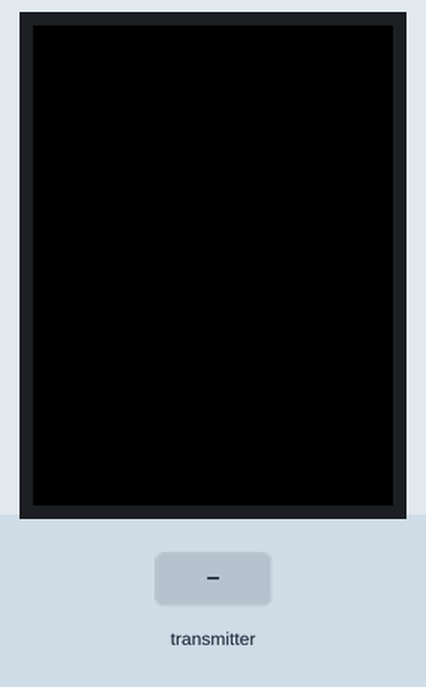
A sketch run on a simulated ESP32. Shown: 240×320 colour display. Inputs (shaded band) come from the test bench. What the sketch prints to the serial monitor is not drawn.

Above: at 1.3 s.
1.4 s: the transmitter starts sending userName = 0
At 4.1 s:
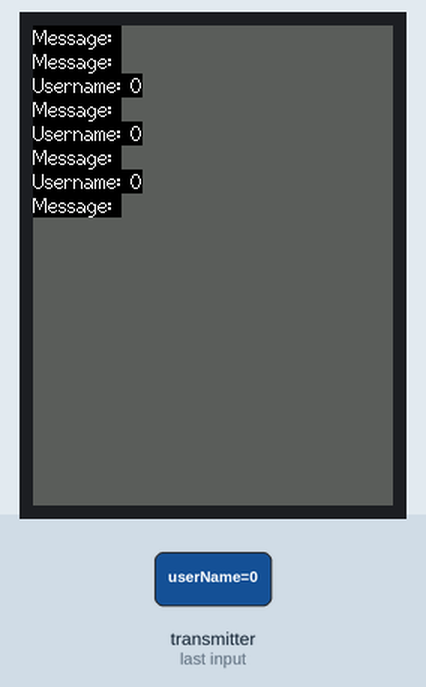
4.4 s: the transmitter starts sending message = 0
At 4.8 s:
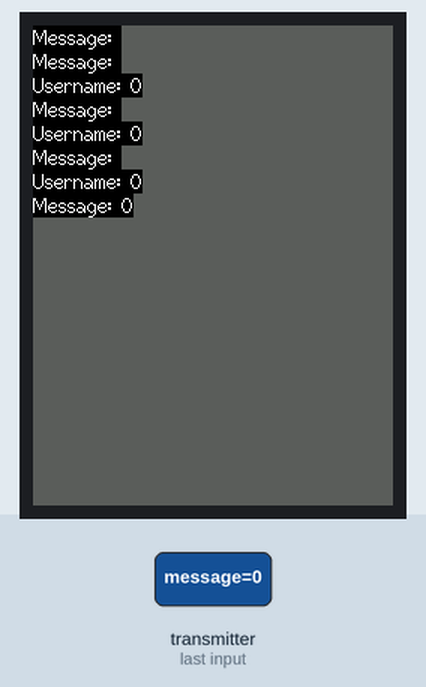
6.4 s: the transmitter starts sending userName = 1
At 8.2 s:
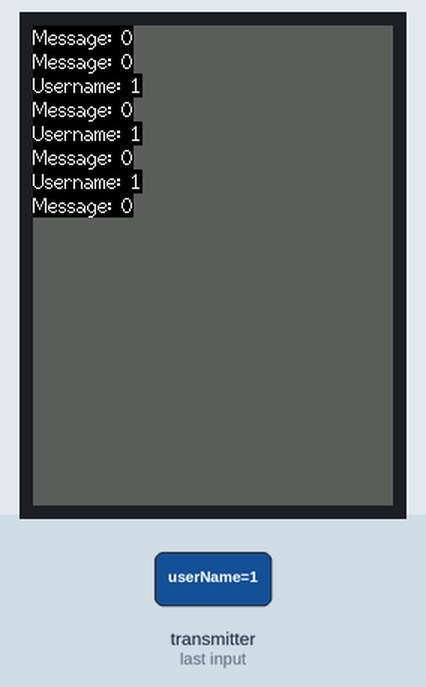
8.4 s: the transmitter starts sending message = 1
At 11.9 s:
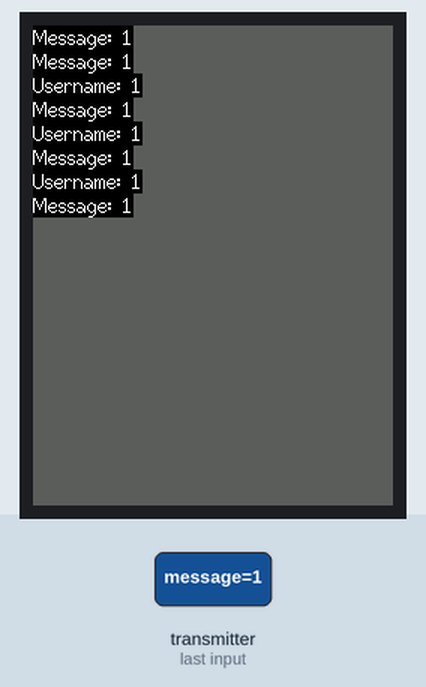
Timing chart, 0 to 13.4 s (numbered marks = the images above; inputs shaded):
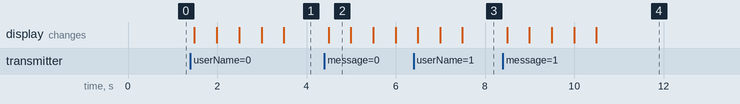

The sketch:

ESPNOW_ONSCREEN.ino
```cpp
/*
 Test the tft.print() viz. embedded tft.write() function

 This sketch used font 2, 4, 7

 Make sure all the display driver and pin connections are correct by
 editing the User_Setup.h file in the TFT_eSPI library folder.

 #########################################################################
 ###### DON'T FORGET TO UPDATE THE User_Setup.h FILE IN THE LIBRARY ######
 #########################################################################
 */


#include <TFT_eSPI.h> // Graphics and font library for ILI9341 driver chip
#include <SPI.h>
#include <esp_now.h>
#include <WiFi.h>
#include <vector>
#include <List.hpp>

// REPLACE WITH THE MAC Address of your receiver
uint8_t broadcastAddress[] = {0xFF, 0xFF, 0xFF, 0xFF, 0xFF, 0xFF};

//Structure example to send data
//Must match the receiver structure
typedef struct struct_message {
    char userName[ 50 ];
    char message[ 150 ] = "";
} struct_message;

// Create a struct_message called BME280Readings to hold sensor readings
struct_message incomingMessage;

// Create a struct_message to hold incoming sensor readings
struct_message sendedMessage;

esp_now_peer_info_t peerInfo;

void OnDataSent(const uint8_t *mac_addr, esp_now_send_status_t status) {
  Serial.print("\r\nLast Packet Send Status:\t");
  Serial.println(status == ESP_NOW_SEND_SUCCESS ? "Delivery Success" : "Delivery Fail");
}

#define TFT_GREY 0x5AEB // New colour

TFT_eSPI tft = TFT_eSPI();  // Invoke library

// number of items in an array
#define NUMITEMS(arg) ((unsigned int) (sizeof (arg) / sizeof (arg [0])))

template< typename T, size_t N > size_t ArraySize (T (&) [N]){ return N; }

List< String > lastMessages;

// Callback when data is received
void OnDataRecv(const uint8_t * mac, const uint8_t *incomingData, int len) {
  memcpy(&incomingMessage, incomingData, len);

  String bannedUsers[] = { "Kacper Wrona",
                           "Jakub Zurek",
                           "Sienkowski" };

  bool x = true;
  for( int i = 0; i < NUMITEMS( bannedUsers ); i++ )
  {
      if( incomingMessage.userName == bannedUsers[ i ] )
      {
          x = false;
      }
  }

  if( x == true )
  {
      int x = lastMessages.getSize();

      if( x == 8 )
      {
          lastMessages.remove( 0 );
          lastMessages.remove( 1 );

          lastMessages.add( "Username: " + String( incomingMessage.userName ) );
          lastMessages.add( "Message: " + String( incomingMessage.message ) );
      }
      else
      {
          lastMessages.add( "Username: " + String( incomingMessage.userName ) );
          lastMessages.add( "Message: " + String( incomingMessage.message ) );
      }

      tft.fillScreen(TFT_GREY);
      tft.setCursor(0, 0, 10);
      Serial.print("Bytes received: ");
      Serial.println(len);
      Serial.print( "Username: " + String( incomingMessage.userName ) );
      Serial.print( " | " );
      Serial.print( "Message: " + String( incomingMessage.message ) );
      Serial.println();

      for( int i = 0; i < lastMessages.getSize(); i += 2 )
      {
          tft.setTextFont(2);
          tft.setTextColor(TFT_WHITE,TFT_BLACK);
          tft.println( lastMessages[ i ] );
          tft.println( lastMessages[ i + 1 ] );
      }
  }
}


void setup(void) {
  tft.init();
  tft.setRotation(2);

  // Init Serial Monitor
  Serial.begin(115200);

  // Set device as a Wi-Fi Station
  WiFi.mode(WIFI_STA);

  // Init ESP-NOW
  if (esp_now_init() != ESP_OK) {
    Serial.println("Error initializing ESP-NOW");
    return;
  }

  // Once ESPNow is successfully Init, we will register for Send CB to
  // get the status of Trasnmitted packet
  esp_now_register_send_cb(OnDataSent);

  // Register peer
  memcpy(peerInfo.peer_addr, broadcastAddress, 6);
  peerInfo.channel = 0;
  peerInfo.encrypt = false;

  // Add peer
  if (esp_now_add_peer(&peerInfo) != ESP_OK){
    Serial.println("Failed to add peer");
    return;
  }
  // Register for a callback function that will be called when data is received
  esp_now_register_recv_cb(esp_now_recv_cb_t(OnDataRecv));

  strcpy( sendedMessage.userName, "Ksawery" );
}

void loop() {

  while( Serial.available() > 0 )
  {
      String serialText = Serial.readString();
      strcpy( sendedMessage.message, serialText.c_str() );

      // Send message via ESP-NOW
      esp_err_t result = esp_now_send(broadcastAddress, (uint8_t *) &sendedMessage, sizeof(sendedMessage));

      if (result == ESP_OK) {
        Serial.println("Sent with success");
      }
      else {
        Serial.println("Error sending the data");
      }
  }
}
```

Measured:
- after the input at 1.4 s, the display: first changes after 0.08 s (image 1 shows a later state)
- after the input at 4.4 s, the display: changes after 0.09 s (image 2)
- after the input at 6.4 s, the display: first changes after 0.10 s (image 3 shows a later state)
- after the input at 8.4 s, the display: first changes after 0.10 s (image 4 shows a later state)
- what the display in image 2 shows lasts 0.5 s, from 4.5 s to 5.0 s
